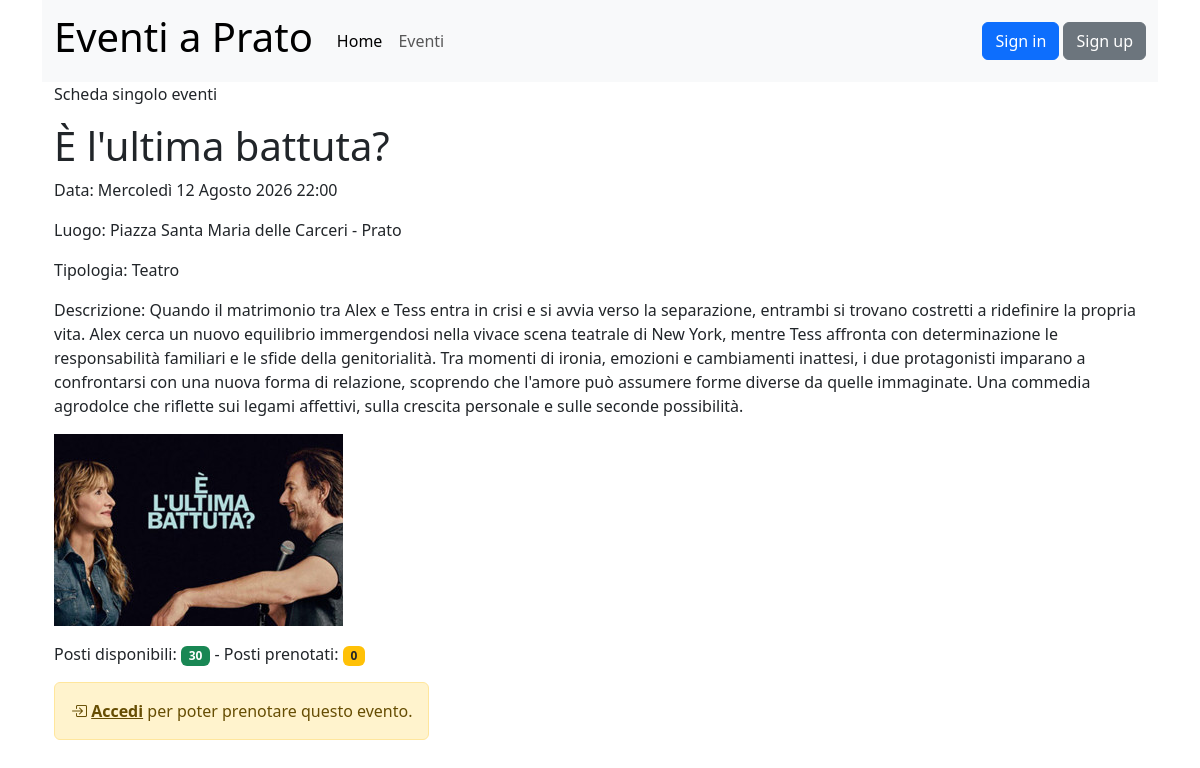
The page /eventi/10/ on the database as committed earlier.
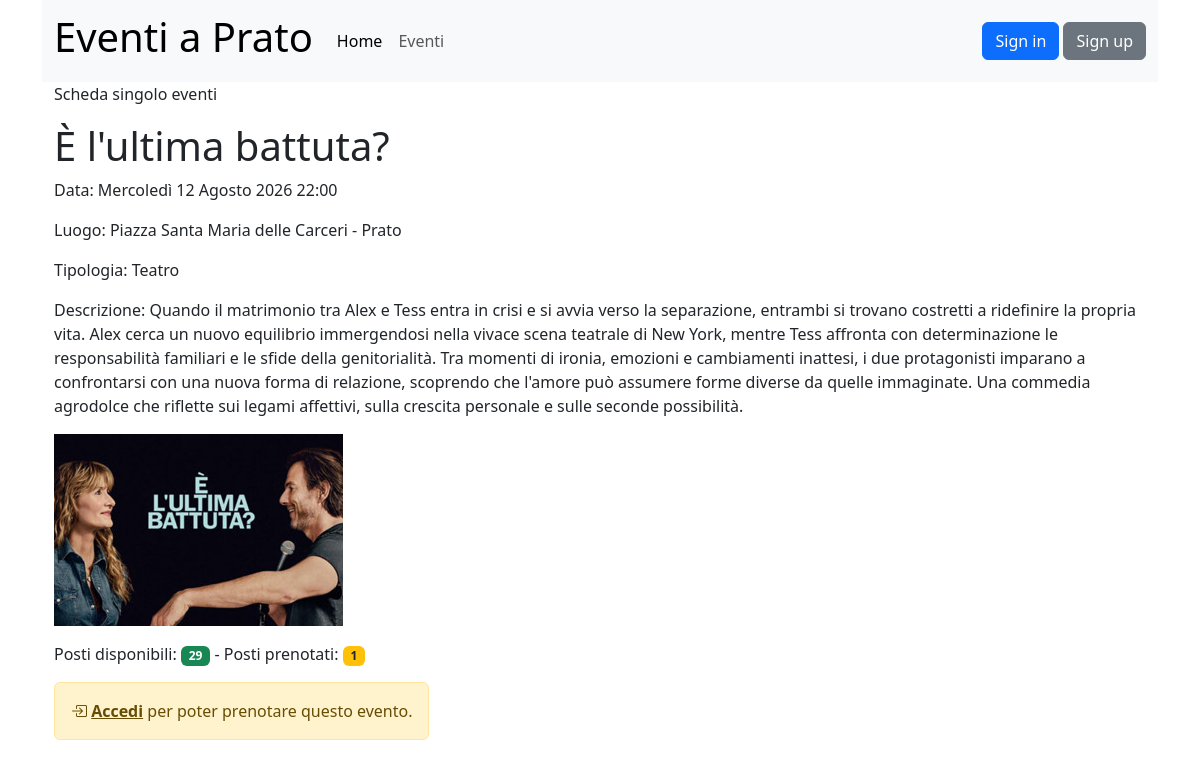
The same page on the database as committed later.
### eventi_gestione/models.py (models this page shows, shortened)
class Eventi(models.Model):
    nome_evento = models.CharField(max_length=100)
    descrizione_evento = models.TextField()
    tipo_evento = models.ForeignKey(Tipologia,on_delete=models.CASCADE)
    luogo_evento = models.CharField(max_length=100)
    data_ora_evento = models.DateTimeField()
    immagine_evento = models.ImageField(upload_to='eventi/', blank=True, null=True)
    posti_prenotabili = models.PositiveIntegerField(null=True, blank=True)
    creatore = models.ForeignKey(CustomUser, on_delete=models.CASCADE, related_name='eventi_creati', limit_choices_to={'groups__name': 'redattori'})

class Tipologia(models.Model):
    nome_tipo = models.CharField(max_length=100)
    creatore = models.ForeignKey(CustomUser, on_delete=models.CASCADE, related_name='tipologie_create')
    def __str__(self):
        return self.nome_tipo

### eventi_pagine/views.py (the view)
# urls.py: path("eventi/<int:pk>/", EventDetailView.as_view(), name="evento"),
class EventDetailView(DetailView):
    model = Eventi
    template_name = "scheda_evento.html"
    context_object_name = 'evento'
    def get_context_data(self, **kwargs):
        context = super().get_context_data(**kwargs)
        prenotazione_on = False
        if self.request.user.is_authenticated:
            prenotazione_on = Prenotazione.objects.filter(
                utente=self.request.user,
                evento=self.get_object()
            ).exists()
        context['prenotazione_attiva'] = prenotazione_on
        evento = self.object
        context['is_creatore'] = self.request.user == evento.creatore
        return context

### eventi_pagine/templatetags/auth_extras.py (called while the page is built)
@register.filter(name='has_group')
def has_group(user, group_name):
    return user.groups.filter(name=group_name).exists()

### templates/scheda_evento.html (shortened to what this page needs)
{% extends "base.html" %}
{% load auth_extras %}
{% block content %}
    <p>Scheda singolo eventi</p>
    <h1>{{ evento.nome_evento }}</h1>
    <p>Data: {{ evento.data_ora_evento }}</p>
    <p>Luogo: {{ evento.luogo_evento}}</p>
    <p>Tipologia: {{ evento.tipo_evento}}</p>
    <p>Descrizione: {{ evento.descrizione_evento }}</p>
    {% if evento.immagine_evento %}
        <img src="{{ evento.immagine_evento.url }}">
    {% endif %}
    <p>
    {% if evento.posti_prenotabili > 0 %}
        <p>Posti disponibili: <span class="badge bg-success">{{ evento.posti_prenotabili}}</span> - Posti prenotati: <span class="badge bg-warning text-dark">{{ evento.prenotazione_set.count }}</span></p>
    {% else %}
        <p class="alert alert-warning d-inline-block"><i class="bi bi-calendar-x"></i> Disponibilità esaurita, sono stati prenotati tutti i {{ evento.prenotazione_set.count }} disponibili</p>
    {% endif %}
    {% if user.is_authenticated and not prenotazione_attiva and not user|has_group:"redattori" %}
        <form method="post" action="{% url 'prenota_evento' evento.id %}">
            {% csrf_token %}
            <button type="submit" class="btn btn-success btn-lg">
                <i class="bi bi-calendar-plus"></i> Prenota
            </button>
        </form>
    {% else %}
         <div class="alert alert-warning d-inline-block">
            <i class="bi bi-box-arrow-in-right"></i> <a href="{% url 'login' %}?next={{ request.path }}" class="alert-link">Accedi</a> per poter prenotare questo evento.
        </div>
    {% endif %}
    </p>
{% endblock content %}

Rows that differ between the two databases and show on the page:
changed Eventi "È l'ultima battuta?": posti_prenotabili "30" → "29"; prenotazione_set.count "0" → "1"
